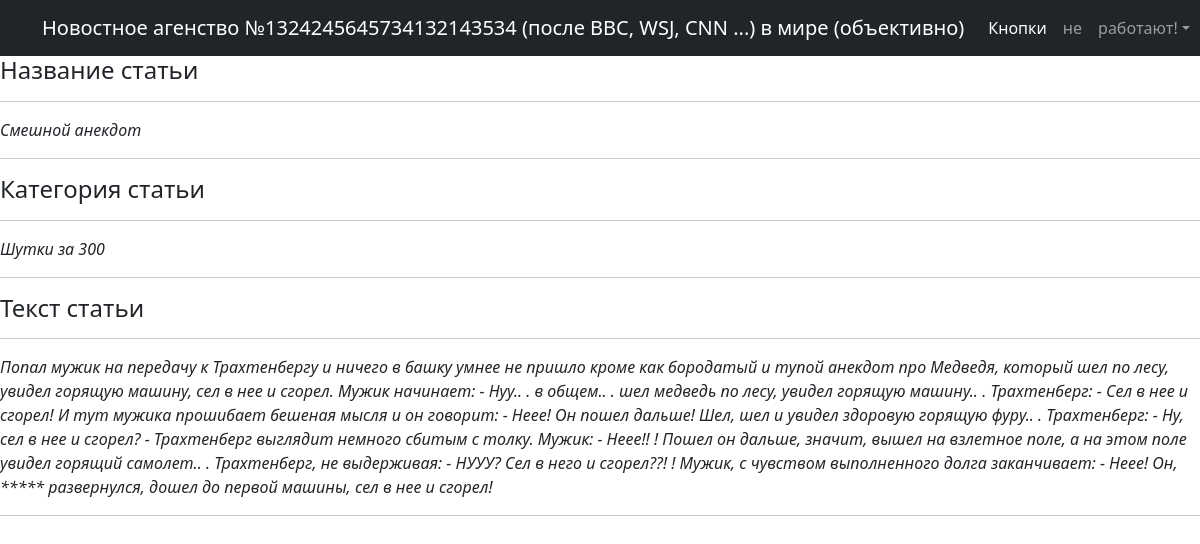
Screenshot of /news/1 with the database file from the repository.
### table/models.py (models this page shows, shortened)
class Post(models.Model):
    author = models.CharField(max_length=32)
    title = models.CharField(max_length=32)
    category = models.CharField(max_length=32)
    text = models.TextField(default='Здесь ничего не написано')
    time = models.DateTimeField(auto_now_add=True)

### table/views.py (the view)
# urls.py: path('<int:pk>', PostDetail.as_view(), name='post_detail'),
class PostDetail(DetailView):
    model = Post
    template_name = 'event.html'
    context_object_name = 'post'

### table/templatetags/custom_filters.py (called while the page is built)
@register.filter()
def cursed_words(word):
    i = -1
    word_super = word.split(' ')
    for letter in word_super:
        i += 1
        if letter in trashtalk:
            word_super[i] = trashtalk[f'{letter}']
    return f'{" ".join(word_super)}'

### templates/event.html
{% extends 'flatpages/default.html' %}
{% load custom_filters %}
{% block content %}
<h4>Название статьи</h4>
<hr>
<i> {{ post.title }} </i>
<hr>
<h4>Категория статьи</h4>
<hr>
<i> {{ post.category }} </i>
<hr>
<h4>Текст статьи</h4>
<hr>
<i> {{ post.text | cursed_words }} </i>
<hr>
{% endblock content %}

### rows the page displays
Post: title "Смешной анекдот", category "Шутки за 300", text|cursed_words "Попал мужик на передачу к Трахтенбергу и ничего в башку умнее не пришло кроме как бородатый и тупой анекдот про Медведя, который шел по лесу, увидел горящую машину, сел в нее и сгорел. Мужик начинает: - Нуу.. . в общем.. . шел медведь по лесу, увидел горящую машину.. . Трахтенберг: - Сел в нее и сгорел! И тут мужика прошибает бешеная мысля и он говорит: - Неее! Он пошел дальше! Шел, шел и увидел здоровую горящую фуру.. . Трахтенберг: - Ну, сел в нее и сгорел? - Трахтенберг выглядит немного сбитым с толку. Мужик: - Неее!! ! Пошел он дальше, значит, вышел на взлетное поле, а на этом поле увидел горящий самолет.. . Трахтенберг, не выдерживая: - НУУУ? Сел в него и сгорел??! ! Мужик, с чувством…"
